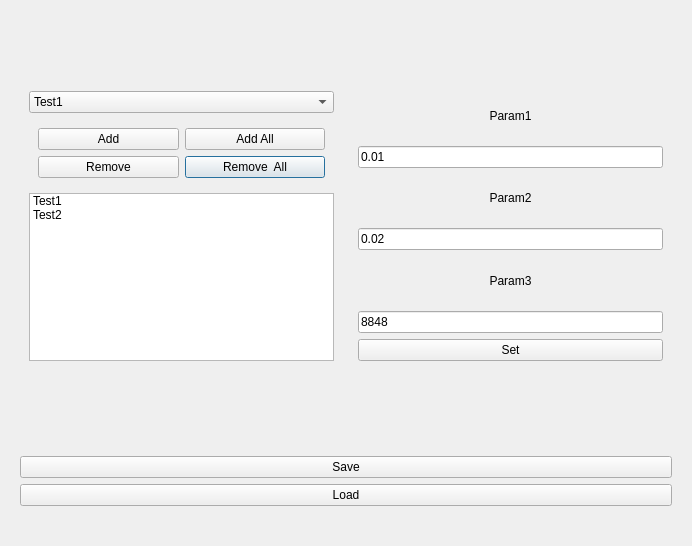
<?xml version="1.0" encoding="UTF-8"?>
<ui version="4.0">
 <class>AddTestWindow</class>
 <widget class="QDialog" name="AddTestWindow">
  <property name="geometry">
   <rect>
    <x>0</x>
    <y>0</y>
    <width>692</width>
    <height>546</height>
   </rect>
  </property>
  <property name="windowTitle">
   <string>Add Test</string>
  </property>
  <property name="windowOpacity">
   <double>1.000000000000000</double>
  </property>
  <layout class="QVBoxLayout" name="verticalLayout_4">
   <item>
    <spacer name="verticalSpacer_3">
     <property name="orientation">
      <enum>Qt::Vertical</enum>
     </property>
     <property name="sizeHint" stdset="0">
      <size>
       <width>20</width>
       <height>55</height>
      </size>
     </property>
    </spacer>
   </item>
   <item>
    <spacer name="verticalSpacer_4">
     <property name="orientation">
      <enum>Qt::Vertical</enum>
     </property>
     <property name="sizeHint" stdset="0">
      <size>
       <width>20</width>
       <height>56</height>
      </size>
     </property>
    </spacer>
   </item>
   <item>
    <widget class="QWidget" name="Info_Area" native="true">
     <layout class="QHBoxLayout" name="horizontalLayout">
      <item>
       <widget class="QWidget" name="TestArea" native="true">
        <layout class="QVBoxLayout" name="verticalLayout_3">
         <item>
          <widget class="QComboBox" name="Test_Combo">
           <property name="layoutDirection">
            <enum>Qt::LeftToRight</enum>
           </property>
           <property name="styleSheet">
            <string notr="true"/>
           </property>
           <item>
            <property name="text">
             <string>Test1</string>
            </property>
           </item>
           <item>
            <property name="text">
             <string>Test2</string>
            </property>
           </item>
           <item>
            <property name="text">
             <string>Test3</string>
            </property>
           </item>
           <item>
            <property name="text">
             <string>Test4</string>
            </property>
           </item>
          </widget>
         </item>
         <item>
          <widget class="QWidget" name="widget" native="true">
           <layout class="QGridLayout" name="gridLayout">
            <item row="1" column="2">
             <widget class="QPushButton" name="RemoveAllbtn">
              <property name="text">
               <string>Remove  All</string>
              </property>
             </widget>
            </item>
            <item row="0" column="2">
             <widget class="QPushButton" name="AddAllbtn">
              <property name="text">
               <string>Add All</string>
              </property>
             </widget>
            </item>
            <item row="1" column="1">
             <widget class="QPushButton" name="Removebtn">
              <property name="text">
               <string>Remove</string>
              </property>
             </widget>
            </item>
            <item row="0" column="1">
             <widget class="QPushButton" name="Addbtn">
              <property name="styleSheet">
               <string notr="true"/>
              </property>
              <property name="text">
               <string>Add</string>
              </property>
             </widget>
            </item>
           </layout>
          </widget>
         </item>
         <item>
          <widget class="QListWidget" name="Test_List">
           <item>
            <property name="text">
             <string>Test1</string>
            </property>
           </item>
           <item>
            <property name="text">
             <string>Test2</string>
            </property>
           </item>
          </widget>
         </item>
        </layout>
       </widget>
      </item>
      <item>
       <widget class="QWidget" name="InputArea" native="true">
        <layout class="QVBoxLayout" name="verticalLayout_2">
         <item>
          <widget class="QLabel" name="Param1_lbl">
           <property name="text">
            <string>Param1</string>
           </property>
           <property name="alignment">
            <set>Qt::AlignCenter</set>
           </property>
          </widget>
         </item>
         <item>
          <widget class="QLineEdit" name="Param1_input">
           <property name="text">
            <string>0.01</string>
           </property>
          </widget>
         </item>
         <item>
          <widget class="QLabel" name="Param2_lbl">
           <property name="text">
            <string>Param2</string>
           </property>
           <property name="alignment">
            <set>Qt::AlignCenter</set>
           </property>
          </widget>
         </item>
         <item>
          <widget class="QLineEdit" name="Param2_input">
           <property name="text">
            <string>0.02</string>
           </property>
          </widget>
         </item>
         <item>
          <widget class="QLabel" name="Param3_lbl">
           <property name="text">
            <string>Param3</string>
           </property>
           <property name="alignment">
            <set>Qt::AlignCenter</set>
           </property>
          </widget>
         </item>
         <item>
          <widget class="QLineEdit" name="Param3_input">
           <property name="text">
            <string>8848</string>
           </property>
          </widget>
         </item>
         <item>
          <widget class="QPushButton" name="Setbtn">
           <property name="text">
            <string>Set</string>
           </property>
          </widget>
         </item>
        </layout>
       </widget>
      </item>
     </layout>
    </widget>
   </item>
   <item>
    <spacer name="verticalSpacer_2">
     <property name="orientation">
      <enum>Qt::Vertical</enum>
     </property>
     <property name="sizeHint" stdset="0">
      <size>
       <width>20</width>
       <height>55</height>
      </size>
     </property>
    </spacer>
   </item>
   <item>
    <spacer name="verticalSpacer">
     <property name="orientation">
      <enum>Qt::Vertical</enum>
     </property>
     <property name="sizeHint" stdset="0">
      <size>
       <width>20</width>
       <height>56</height>
      </size>
     </property>
    </spacer>
   </item>
   <item>
    <widget class="QWidget" name="ButtonArea" native="true">
     <layout class="QVBoxLayout" name="verticalLayout">
      <item>
       <widget class="QPushButton" name="Savebtn">
        <property name="text">
         <string>Save</string>
        </property>
       </widget>
      </item>
      <item>
       <widget class="QPushButton" name="Loadbtn">
        <property name="text">
         <string>Load</string>
        </property>
       </widget>
      </item>
     </layout>
    </widget>
   </item>
   <item>
    <spacer name="horizontalSpacer">
     <property name="orientation">
      <enum>Qt::Horizontal</enum>
     </property>
     <property name="sizeHint" stdset="0">
      <size>
       <width>671</width>
       <height>20</height>
      </size>
     </property>
    </spacer>
   </item>
  </layout>
 </widget>
 <resources/>
 <connections/>
</ui>
